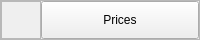
               <widget class="QFrame" name="frame_5">
                <property name="minimumSize">
                 <size>
                  <width>0</width>
                  <height>40</height>
                 </size>
                </property>
                <property name="maximumSize">
                 <size>
                  <width>16777215</width>
                  <height>40</height>
                 </size>
                </property>
                <property name="frameShape">
                 <enum>QFrame::StyledPanel</enum>
                </property>
                <property name="frameShadow">
                 <enum>QFrame::Raised</enum>
                </property>
                <layout class="QHBoxLayout" name="horizontalLayout_3">
                 <property name="spacing">
                  <number>0</number>
                 </property>
                 <property name="leftMargin">
                  <number>0</number>
                 </property>
                 <property name="topMargin">
                  <number>0</number>
                 </property>
                 <property name="rightMargin">
                  <number>0</number>
                 </property>
                 <property name="bottomMargin">
                  <number>0</number>
                 </property>
                 <item alignment="Qt::AlignLeft">
                  <widget class="QFrame" name="frame_18">
                   <property name="frameShape">
                    <enum>QFrame::StyledPanel</enum>
                   </property>
                   <property name="frameShadow">
                    <enum>QFrame::Raised</enum>
                   </property>
                   <layout class="QHBoxLayout" name="horizontalLayout_16">
                    <property name="spacing">
                     <number>0</number>
                    </property>
                    <item>
                     <widget class="QLabel" name="prices_logo">
                      <property name="minimumSize">
                       <size>
                        <width>20</width>
                        <height>20</height>
                       </size>
                      </property>
                      <property name="maximumSize">
                       <size>
                        <width>20</width>
                        <height>20</height>
                       </size>
                      </property>
                      <property name="text">
                       <string/>
                      </property>
                      <property name="pixmap">
                       <pixmap>../../../resources/icons/price-tag.png</pixmap>
                      </property>
                      <property name="scaledContents">
                       <bool>true</bool>
                      </property>
                     </widget>
                    </item>
                   </layout>
                  </widget>
                 </item>
                 <item>
                  <widget class="QPushButton" name="prices_pushButton">
                   <property name="sizePolicy">
                    <sizepolicy hsizetype="Expanding" vsizetype="Expanding">
                     <horstretch>0</horstretch>
                     <verstretch>0</verstretch>
                    </sizepolicy>
                   </property>
                   <property name="cursor">
                    <cursorShape>PointingHandCursor</cursorShape>
                   </property>
                   <property name="text">
                    <string>Prices</string>
                   </property>
                  </widget>
                 </item>
                </layout>
               </widget>
